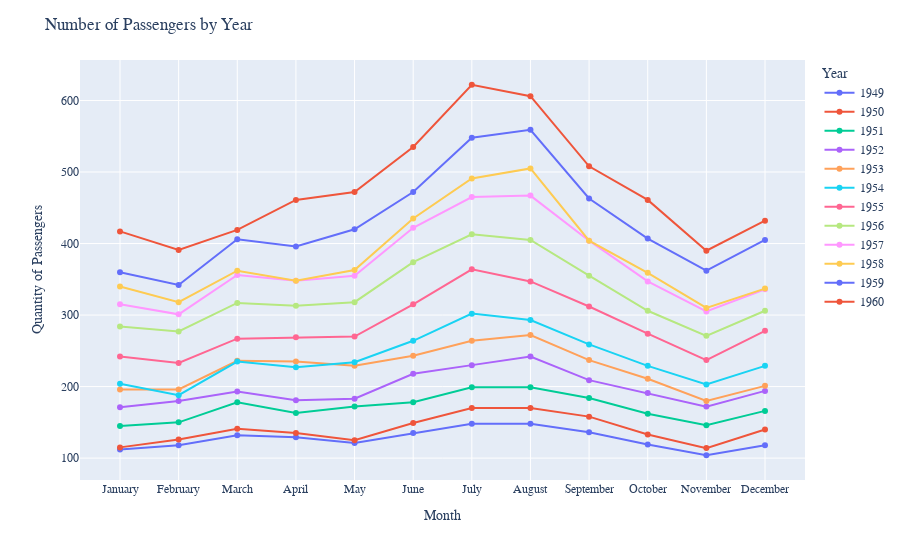

The notebook cell saved with this chart:
### Markdown cell above
## VISUALIZACIONES

### Code cell
fig = px.line(x="month", y="demand", line_group="year", data_frame=air_df,
             color="year", markers=True)
fig.update_layout(
    title="Number of Passengers by Year",
    xaxis_title="Month",
    yaxis_title="Quantity of Passengers",
    legend_title="Year",
    height=400,
    font=dict(
        family="Courier New, monospace",
        size=12))
fig.update_xaxes(
    ticktext=["January","February","March","April","May","June","July","August",
             "September","October","November","December"],
    tickvals=[1,2,3,4,5,6,7,8,9,10,11,12]
)
fig.show()

### Figure 1 — Plotly figure (JSON) as saved in the notebook; plotly's stock layout.template omitted (floating-point values rounded to 4 significant figures)
{"data": [{"hovertemplate": "year=1949<br>month=%{x}<br>demand=%{y}<extra></extra>", "legendgroup": "1949", "line": {"color": "#636efa", "dash": "solid"}, "marker": {"symbol": "circle"}, "mode": "lines+markers", "name": "1949", "orientation": "v", "showlegend": true, "type": "scatter", "x": [1, 2, 3, 4, 5, 6, 7, 8, 9, 10, 11, 12], "xaxis": "x", "y": [112, 118, 132, 129, 121, 135, 148, 148, 136, 119, 104, 118], "yaxis": "y"}, {"hovertemplate": "year=1950<br>month=%{x}<br>demand=%{y}<extra></extra>", "legendgroup": "1950", "line": {"color": "#EF553B", "dash": "solid"}, "marker": {"symbol": "circle"}, "mode": "lines+markers", "name": "1950", "orientation": "v", "showlegend": true, "type": "scatter", "x": [1, 2, 3, 4, 5, 6, 7, 8, 9, 10, 11, 12], "xaxis": "x", "y": [115, 126, 141, 135, 125, 149, 170, 170, 158, 133, 114, 140], "yaxis": "y"}, {"hovertemplate": "year=1951<br>month=%{x}<br>demand=%{y}<extra></extra>", "legendgroup": "1951", "line": {"color": "#00cc96", "dash": "solid"}, "marker": {"symbol": "circle"}, "mode": "lines+markers", "name": "1951", "orientation": "v", "showlegend": true, "type": "scatter", "x": [1, 2, 3, 4, 5, 6, 7, 8, 9, 10, 11, 12], "xaxis": "x", "y": [145, 150, 178, 163, 172, 178, 199, 199, 184, 162, 146, 166], "yaxis": "y"}, {"hovertemplate": "year=1952<br>month=%{x}<br>demand=%{y}<extra></extra>", "legendgroup": "1952", "line": {"color": "#ab63fa", "dash": "solid"}, "marker": {"symbol": "circle"}, "mode": "lines+markers", "name": "1952", "orientation": "v", "showlegend": true, "type": "scatter", "x": [1, 2, 3, 4, 5, 6, 7, 8, 9, 10, 11, 12], "xaxis": "x", "y": [171, 180, 193, 181, 183, 218, 230, 242, 209, 191, 172, 194], "yaxis": "y"}, {"hovertemplate": "year=1953<br>month=%{x}<br>demand=%{y}<extra></extra>", "legendgroup": "1953", "line": {"color": "#FFA15A", "dash": "solid"}, "marker": {"symbol": "circle"}, "mode": "lines+markers", "name": "1953", "orientation": "v", "showlegend": true, "type": "scatter", "x": [1, 2, 3, 4, 5, 6, 7, 8, 9, 10, 11, 12], "xaxis": "x", "y": [196, 196, 236, 235, 229, 243, 264, 272, 237, 211, 180, 201], "yaxis": "y"}, {"hovertemplate": "year=1954<br>month=%{x}<br>demand=%{y}<extra></extra>", "legendgroup": "1954", "line": {"color": "#19d3f3", "dash": "solid"}, "marker": {"symbol": "circle"}, "mode": "lines+markers", "name": "1954", "orientation": "v", "showlegend": true, "type": "scatter", "x": [1, 2, 3, 4, 5, 6, 7, 8, 9, 10, 11, 12], "xaxis": "x", "y": [204, 188, 235, 227, 234, 264, 302, 293, 259, 229, 203, 229], "yaxis": "y"}, {"hovertemplate": "year=1955<br>month=%{x}<br>demand=%{y}<extra></extra>", "legendgroup": "1955", "line": {"color": "#FF6692", "dash": "solid"}, "marker": {"symbol": "circle"}, "mode": "lines+markers", "name": "1955", "orientation": "v", "showlegend": true, "type": "scatter", "x": [1, 2, 3, 4, 5, 6, 7, 8, 9, 10, 11, 12], "xaxis": "x", "y": [242, 233, 267, 269, 270, 315, 364, 347, 312, 274, 237, 278], "yaxis": "y"}, {"hovertemplate": "year=1956<br>month=%{x}<br>demand=%{y}<extra></extra>", "legendgroup": "1956", "line": {"color": "#B6E880", "dash": "solid"}, "marker": {"symbol": "circle"}, "mode": "lines+markers", "name": "1956", "orientation": "v", "showlegend": true, "type": "scatter", "x": [1, 2, 3, 4, 5, 6, 7, 8, 9, 10, 11, 12], "xaxis": "x", "y": [284, 277, 317, 313, 318, 374, 413, 405, 355, 306, 271, 306], "yaxis": "y"}, {"hovertemplate": "year=1957<br>month=%{x}<br>demand=%{y}<extra></extra>", "legendgroup": "1957", "line": {"color": "#FF97FF", "dash": "solid"}, "marker": {"symbol": "circle"}, "mode": "lines+markers", "name": "1957", "orientation": "v", "showlegend": true, "type": "scatter", "x": [1, 2, 3, 4, 5, 6, 7, 8, 9, 10, 11, 12], "xaxis": "x", "y": [315, 301, 356, 348, 355, 422, 465, 467, 404, 347, 305, 336], "yaxis": "y"}, {"hovertemplate": "year=1958<br>month=%{x}<br>demand=%{y}<extra></extra>", "legendgroup": "1958", "line": {"color": "#FECB52", "dash": "solid"}, "marker": {"symbol": "circle"}, "mode": "lines+markers", "name": "1958", "orientation": "v", "showlegend": true, "type": "scatter", "x": [1, 2, 3, 4, 5, 6, 7, 8, 9, 10, 11, 12], "xaxis": "x", "y": [340, 318, 362, 348, 363, 435, 491, 505, 404, 359, 310, 337], "yaxis": "y"}, {"hovertemplate": "year=1959<br>month=%{x}<br>demand=%{y}<extra></extra>", "legendgroup": "1959", "line": {"color": "#636efa", "dash": "solid"}, "marker": {"symbol": "circle"}, "mode": "lines+markers", "name": "1959", "orientation": "v", "showlegend": true, "type": "scatter", "x": [1, 2, 3, 4, 5, 6, 7, 8, 9, 10, 11, 12], "xaxis": "x", "y": [360, 342, 406, 396, 420, 472, 548, 559, 463, 407, 362, 405], "yaxis": "y"}, {"hovertemplate": "year=1960<br>month=%{x}<br>demand=%{y}<extra></extra>", "legendgroup": "1960", "line": {"color": "#EF553B", "dash": "solid"}, "marker": {"symbol": "circle"}, "mode": "lines+markers", "name": "1960", "orientation": "v", "showlegend": true, "type": "scatter", "x": [1, 2, 3, 4, 5, 6, 7, 8, 9, 10, 11, 12], "xaxis": "x", "y": [417, 391, 419, 461, 472, 535, 622, 606, 508, 461, 390, 432], "yaxis": "y"}], "layout": {"autosize": true, "font": {"family": "Courier New, monospace", "size": 12}, "legend": {"title": {"text": "Year"}, "tracegroupgap": 0}, "margin": {"t": 60}, "title": {"text": "Number of Passengers by Year"}, "xaxis": {"anchor": "y", "autorange": true, "domain": [0, 1], "range": [0.3335, 12.67], "ticktext": ["January", "February", "March", "April", "May", "June", "July", "August", "September", "October", "November", "December"], "tickvals": [1, 2, 3, 4, 5, 6, 7, 8, 9, 10, 11, 12], "title": {"text": "Month"}, "type": "linear"}, "yaxis": {"anchor": "x", "autorange": true, "domain": [0, 1], "range": [65.69, 660.3], "title": {"text": "Quantity of Passengers"}, "type": "linear"}}}
